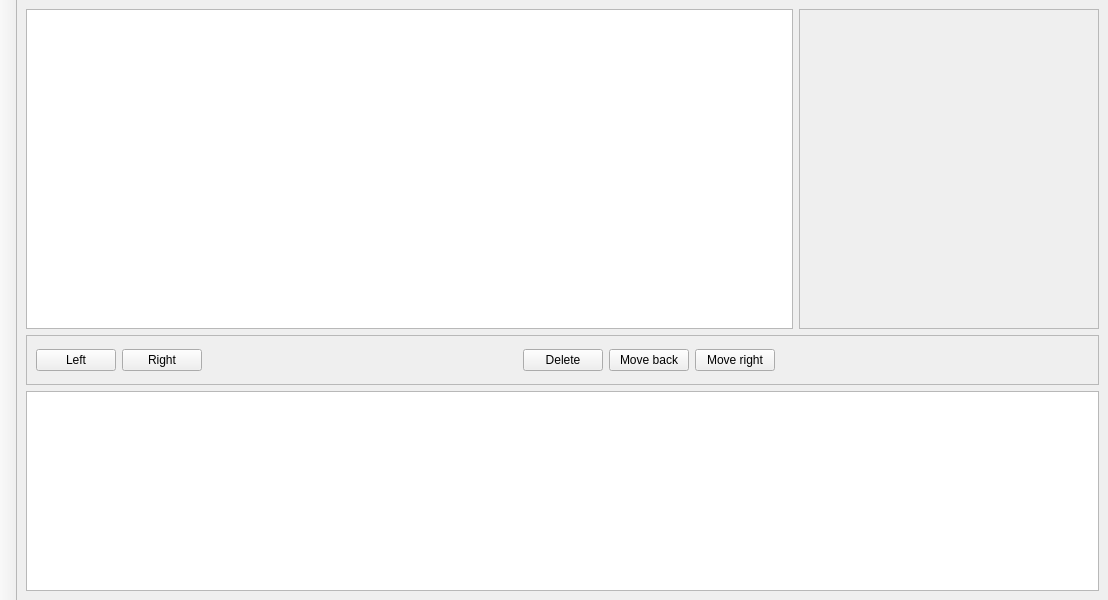
<?xml version="1.0" encoding="UTF-8"?>
<ui version="4.0">
 <class>MainWindow</class>
 <widget class="QMainWindow" name="MainWindow">
  <property name="geometry">
   <rect>
    <x>0</x>
    <y>0</y>
    <width>1108</width>
    <height>600</height>
   </rect>
  </property>
  <property name="windowTitle">
   <string>MainWindow</string>
  </property>
  <widget class="QWidget" name="centralwidget">
   <layout class="QVBoxLayout" name="verticalLayout_2">
    <item>
     <layout class="QVBoxLayout" name="verticalLayout">
      <item>
       <layout class="QHBoxLayout" name="horizontalLayout">
        <item>
         <widget class="QGraphicsView" name="graphicsView"/>
        </item>
        <item>
         <widget class="QFrame" name="details">
          <property name="sizePolicy">
           <sizepolicy hsizetype="Fixed" vsizetype="Preferred">
            <horstretch>0</horstretch>
            <verstretch>0</verstretch>
           </sizepolicy>
          </property>
          <property name="minimumSize">
           <size>
            <width>300</width>
            <height>0</height>
           </size>
          </property>
          <property name="frameShape">
           <enum>QFrame::StyledPanel</enum>
          </property>
          <property name="frameShadow">
           <enum>QFrame::Raised</enum>
          </property>
          <layout class="QVBoxLayout" name="verticalLayout_3">
           <item>
            <widget class="QLabel" name="propertiesLabel">
             <property name="text">
              <string/>
             </property>
            </widget>
           </item>
          </layout>
         </widget>
        </item>
       </layout>
      </item>
      <item>
       <widget class="QFrame" name="contolFrame">
        <property name="sizePolicy">
         <sizepolicy hsizetype="Preferred" vsizetype="Fixed">
          <horstretch>0</horstretch>
          <verstretch>0</verstretch>
         </sizepolicy>
        </property>
        <property name="minimumSize">
         <size>
          <width>0</width>
          <height>50</height>
         </size>
        </property>
        <property name="frameShape">
         <enum>QFrame::StyledPanel</enum>
        </property>
        <property name="frameShadow">
         <enum>QFrame::Raised</enum>
        </property>
        <layout class="QHBoxLayout" name="horizontalLayout_2">
         <item>
          <widget class="QPushButton" name="leftButton">
           <property name="text">
            <string>Left</string>
           </property>
          </widget>
         </item>
         <item>
          <widget class="QPushButton" name="rightButton">
           <property name="text">
            <string>Right</string>
           </property>
          </widget>
         </item>
         <item>
          <spacer name="horizontalSpacer">
           <property name="orientation">
            <enum>Qt::Horizontal</enum>
           </property>
           <property name="sizeHint" stdset="0">
            <size>
             <width>297</width>
             <height>20</height>
            </size>
           </property>
          </spacer>
         </item>
         <item>
          <widget class="QPushButton" name="deleteButton">
           <property name="text">
            <string>Delete</string>
           </property>
          </widget>
         </item>
         <item>
          <widget class="QPushButton" name="deleteButton_2">
           <property name="text">
            <string>Move back</string>
           </property>
          </widget>
         </item>
         <item>
          <widget class="QPushButton" name="deleteButton_3">
           <property name="text">
            <string>Move right</string>
           </property>
          </widget>
         </item>
         <item>
          <spacer name="horizontalSpacer_2">
           <property name="orientation">
            <enum>Qt::Horizontal</enum>
           </property>
           <property name="sizeHint" stdset="0">
            <size>
             <width>297</width>
             <height>20</height>
            </size>
           </property>
          </spacer>
         </item>
        </layout>
       </widget>
      </item>
     </layout>
    </item>
    <item>
     <widget class="QListView" name="listView">
      <property name="sizePolicy">
       <sizepolicy hsizetype="Expanding" vsizetype="Minimum">
        <horstretch>0</horstretch>
        <verstretch>0</verstretch>
       </sizepolicy>
      </property>
      <property name="minimumSize">
       <size>
        <width>0</width>
        <height>200</height>
       </size>
      </property>
      <property name="flow">
       <enum>QListView::LeftToRight</enum>
      </property>
      <property name="viewMode">
       <enum>QListView::ListMode</enum>
      </property>
     </widget>
    </item>
   </layout>
  </widget>
  <widget class="QToolBar" name="toolBar">
   <property name="windowTitle">
    <string>toolBar</string>
   </property>
   <property name="movable">
    <bool>false</bool>
   </property>
   <property name="toolButtonStyle">
    <enum>Qt::ToolButtonTextUnderIcon</enum>
   </property>
   <property name="floatable">
    <bool>false</bool>
   </property>
   <attribute name="toolBarArea">
    <enum>LeftToolBarArea</enum>
   </attribute>
   <attribute name="toolBarBreak">
    <bool>false</bool>
   </attribute>
  </widget>
 </widget>
 <resources/>
 <connections/>
</ui>
